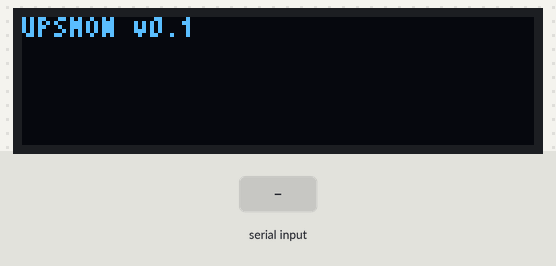
Simulated run of this sketch. Board: ESP8266 (NodeMCU). Shown: 128×32 one-colour display. The test bench sets the inputs (shaded band). WiFi joins after 1.5 s; servers stay silent unless stated; network time is answered at once with the bench clock; uploads are accepted with an empty reply; the local clock reads 2024-03-15 10:24:30 at power-on unless the sketch sets it; what the sketch prints to the serial monitor is not drawn.

Above: at 0.1 s.
4.8 s: "1\n" received over Serial
At 5.7 s:
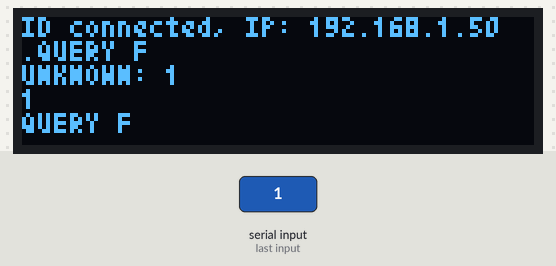
6.3 s: "ACK\n" received over Serial
At 7.5 s:
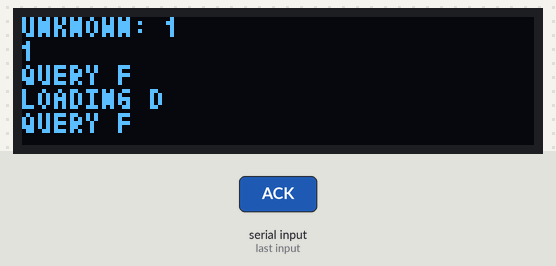
7.8 s: "NAK\n" received over Serial
At 8.8 s:
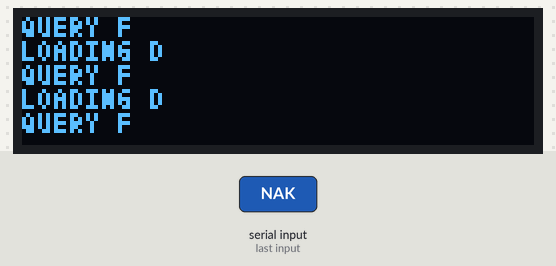
9.3 s: "(\n" received over Serial
At 9.9 s:
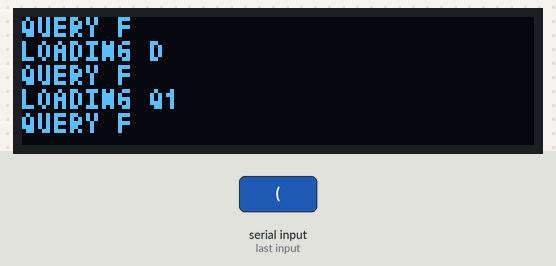
10.8 s: "#\n" received over Serial
At 12.0 s:
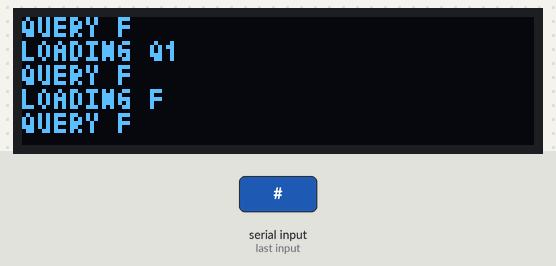
12.3 s: "1\n" received over Serial
At 12.6 s:
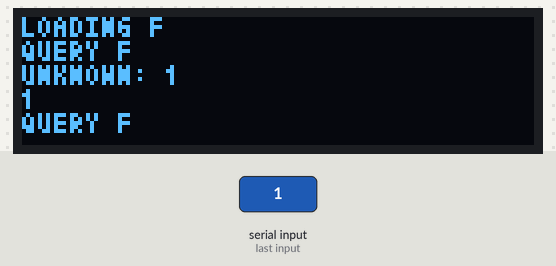
Timing chart, 0 to 15.3 s (numbered marks = the images above; inputs shaded):
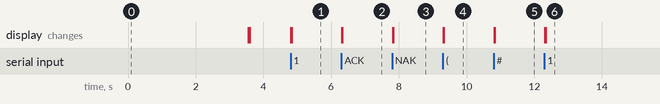

Measured:
- after the input at 4.8 s, the display: first changes at once (image 1 shows a later state)
- after the input at 6.3 s, the display: first changes at once (image 2 shows a later state)
- after the input at 7.8 s, the display: first changes at once (image 3 shows a later state)
- after the input at 9.3 s, the display: first changes at once (image 4 shows a later state)
- after the input at 10.8 s, the display: first changes at once (image 5 shows a later state)
- after the input at 12.3 s, the display: first changes at once (image 6 shows a later state)

The sketch:

aims-upsmon-client.ino
```cpp
/**
 * Monitor Aims UPS (Inverter / Charger) stats and POST to specified server.
 * Tested on:
 * https://www.aimscorp.net/1250-watt-low-frequency-pure-sine-inverter-charger-12-vdc-to-120-vac.html
 * used with:
 * http://www.heltec.cn/project/wifi-kit-8/?lang=en
 *
 * Connect:
 * Wifi Kit 8 / ESP8266 <---> Aims Inverter/Charger RJ45 "LCD" port
 * --------------------       -------------------------------------
 *                      <---> Pin 1 (Not Used)
 * GND                  <---> Pin 2 (GND)
 *                      <---> Pin 3 (SW1 - POWER ON)
 * **5V                 <---> Pin 4 (+5V)
 *                      <---> Pin 5 (SW2 - BAT-V)
 * GPIO15 RTS0 (TX swp) <---> Pin 6 (TTL COMM RXD)
 *                      <---> Pin 7 (SW1 - POWER SAVE ON)
 * GPIO13 CTS0 (RX swp) <---> Pin 8 (TTL COMM TXD)
 *
 * ** If your ESP8266 kit doesn't have a 5v to 3.3v converter, you'll need to step
 *    5v down to 3.3v for powering the ESP8266, else you'll release its magic smoke.
 * ** TXD fom Aims Inverter/Charger is 5v, but the GPIO pins on ESP8266 are okay with 5v.
 *    Aims' RXD will work on 3.3v output from ESP8266.
 * ** DON'T connect kit to Aims' 5v supply while kit is plugged in to USB port!!!
 */

#include <ESP8266WiFi.h>
#include <WiFiClient.h>
#include <ESP8266HTTPClient.h>
#include <U8g2lib.h>
#include <NTPClient.h>
#include <WiFiUdp.h>

/* Set these to your desired credentials. */
const char *ssid = "YOUR_SSID";  // Set to your Wifi SSID
const char *password = "your-wifi-password"; // Set to your Wifi password
const char *clientCode = "upsmon-client-code"; // Set to the "client code" you created on your upsmon logging server
const String monitorServer = "http://your.upsmonserver.tld/upsmon.php"; // Set to the address of your upsmon logging server

// For some Wifi Kit 8's
U8G2_SSD1306_128X32_UNIVISION_F_HW_I2C u8g2(U8G2_R0, /* reset=*/ 16, /* clock=*/ 5, /* data=*/ 4);
// For other wifi Kit 8's.  If you don't get output on your OLED display, use this.
// U8G2_SSD1306_128X32_UNIVISION_F_HW_I2C u8g2(U8G2_R0, /* reset=*/ 4, /* clock=*/ 14, /* data=*/ 2);

// Define NTP Client to get time
WiFiUDP ntpUDP;
NTPClient timeClient(ntpUDP, "pool.ntp.org", 0, 1800 * 1000);

String serialData = "";         // a String to hold incoming data

String rawQ1 = "";
boolean hasQ1 = false;
boolean didQ1 = false;
String inputVoltage = "0";
String inputFaultVoltage = "0";
String outputVoltage = "0";
String outputCurrent = "0";
String outputFrequency = "0";
String batteryVoltage = "0";
String batteryTemp = "0";
boolean utilityFail = false; // bit 7
boolean batteryLow = false; // bit 6
boolean isAvr = false; // bit 5  false = NORMAL, true = AVR
boolean upsFailed = false; // bit 4
boolean isLinenteractive = false; // bit 3 false = On_Line, true = line interactive
boolean testInProgress = false; // bit 2
boolean shutdownActive = false; // bit 1
boolean beeperOn = false; // bit 0

String rawD = "";
boolean hasD = false;
boolean didD = false;
boolean isCharging = false;

boolean triggerStateChange = false;

String rawF = "";
boolean hasF = false;
String ratingVoltage = "0";
String ratingCurrent = "0";
String ratingBatteryVoltage = "0";
String ratingFrequency = "0";

String unknownResp = "";
String encodedString = "";

WiFiEventHandler gotIpEventHandler, disconnectedEventHandler;

U8G2LOG u8g2log;
// assume 4x6 font
#define U8LOG_WIDTH 32
#define U8LOG_HEIGHT 5
uint8_t u8log_buffer[U8LOG_WIDTH*U8LOG_HEIGHT];
uint16_t barGlyfs[] = {0xe0b3, 0x0258, 0x0259, 0x025a, 0x025b, 0x025c};
unsigned long lastRssiCheck = 0;
unsigned long rssiInterval = 5 * 1000; // Check rssi (wifi strength) every 5 seconds
unsigned long lastStateCheck = 0;
unsigned long stateInterval = 500; // Check UPS state every 1/2 second
unsigned long lastStateSend = 0;
unsigned long sendInterval = 300 * 1000; // Send UPS state every 5 min, or unless state change
unsigned long waitForResponseUntil = 0;
unsigned long waitForResponseInterval = 10000; // Wait 10 seconds for UPS response.
long lastRssi = -100;
int readFails = 0;

int get_bars (long rssi) {
  if (rssi > -55) {
    return 5;
  } else if (rssi < -55 & rssi > -65) {
    return 4;
  } else if (rssi < -65 & rssi > -70) {
    return 3;
  } else if (rssi < -70 & rssi > -78) {
    return 2;
  } else if (rssi < -78 & rssi > -82) {
    return 1;
  } else {
    return 0;
  }
}


//=======================================================================
//                    Power on setup
//=======================================================================

void setup() {

  Serial.begin(2400); // Aims UPS uses 2400bps, 8N1.
  Serial.swap(); // Swap UART0 RX (GPIO3) / TX (GPIO1) to GPIO13 / GPIO15
                 // to avoid ESP8266 startup output hitting UPS and interference from kit's USB interface.
  Serial.setTimeout(5000);

  u8g2.begin();
  serialData.reserve(200);
  unknownResp.reserve(200);
  encodedString.reserve(400);

  u8g2.setFont(u8g2_font_tom_thumb_4x6_mf); // set the font for the terminal window
  u8g2log.begin(u8g2, U8LOG_WIDTH, U8LOG_HEIGHT, u8log_buffer);
  u8g2log.setLineHeightOffset(0); // set extra space between lines in pixel, this can be negative
  u8g2log.setRedrawMode(0);   // 0: Update screen with newline, 1: Update screen for every char

  u8g2log.print("UPSMON v0.1\n");

  gotIpEventHandler = WiFi.onStationModeGotIP([](const WiFiEventStationModeGotIP& event)
  {
    u8g2log.print(ssid);
    u8g2log.print(" connected, IP: ");
    u8g2log.print(WiFi.localIP().toString() + "\n");
  });

  disconnectedEventHandler = WiFi.onStationModeDisconnected([](const WiFiEventStationModeDisconnected& event)
  {
    u8g2log.print(ssid);
    u8g2log.print(" disconnected\n");
  });

  setup_wifi();

}

void setup_wifi() {
  delay(1000);
  WiFi.mode(WIFI_OFF);        //Prevents reconnection issue (taking too long to connect)
  delay(1000);
  WiFi.mode(WIFI_STA);        //This line hides the viewing of ESP as wifi hotspot

  WiFi.begin(ssid, password);     //Connect to your WiFi router

  u8g2log.print("Connecting to ");
  u8g2log.print(ssid);
  // Wait for connection
  while (WiFi.status() != WL_CONNECTED) {
    delay(500);
    u8g2log.print(".");
  }
  timeClient.begin();
  timeClient.update();
}


boolean getAims_Q1(String sValue) {

  // Serial.print("Q1\r");
  //           1         2         3         4
  // 0123456789012345678901234567890123456789012345
  // (208.4 140.0 208.4 034 59.9 2.05 35.0 00110000   //46 char

  rawQ1 = sValue;
  if (rawQ1.length() != 46) {
    // u8g2log.print("BAD Q1: " + rawQ1 + "\n");
    hasQ1 = false;
    return false;
  }

  boolean wasBatteryLow = batteryLow;
  boolean wasShutdownActive = shutdownActive;
  boolean wasUtilityFail = utilityFail;

  inputVoltage = rawQ1.substring(1,6);
  inputFaultVoltage = rawQ1.substring(7,12);
  outputVoltage = rawQ1.substring(13,18);
  outputCurrent = rawQ1.substring(19,22);
  outputFrequency = rawQ1.substring(23,27);
  batteryVoltage = rawQ1.substring(28,32);
  batteryTemp = rawQ1.substring(33,37);
  utilityFail = rawQ1.substring(38,39) == "1"; // bit 7
  batteryLow = rawQ1.substring(39,40) == "1"; // bit 6
  isAvr = rawQ1.substring(40,41) == "1"; // bit 5  false = NORMAL, true = AVR
  upsFailed = rawQ1.substring(41,42) == "1"; // bit 4
  isLinenteractive = rawQ1.substring(42,43) == "1"; // bit 3 false = On_Line, true = line interactive
  testInProgress = rawQ1.substring(43,44) == "1"; // bit 2
  shutdownActive = rawQ1.substring(44,45) == "1"; // bit 1
  beeperOn = rawQ1.substring(45,46) == "1"; // bit 0

  triggerStateChange = triggerStateChange ||
      wasBatteryLow != batteryLow ||
      wasShutdownActive != shutdownActive ||
      wasUtilityFail != utilityFail;

  hasQ1 = true;
  didQ1 = true;
  readFails = 0;
  return true;

}

boolean getAims_F(String sValue) {

  // Serial.print("F\r");
  //           1         2
  // 012345678901234567890
  // #120.0 050 12.00 60.0   //21 char

  rawF = sValue;
  if (rawF.length() != 21) {
    // u8g2log.print("BAD F: " + rawF + "\n");
    return false;
    hasF = false;
  }

  hasF = true;
  readFails = 0;

  ratingVoltage = rawF.substring(1,6);
  ratingCurrent = rawF.substring(7,10);
  ratingBatteryVoltage = rawF.substring(11,16);
  ratingFrequency = rawF.substring(17,21);

  return true;

}

boolean getAims_D(String sValue) {
  // Doesn't seem to work on PICOGLF12W12V120AL
  // https://www.aimscorp.net/1250-watt-low-frequency-pure-sine-inverter-charger-12-vdc-to-120-vac.html
  // Serial.print("D\r");

  // ACK == charging
  // NAK == not charging

  rawD = sValue;
  if (rawD == "ACK") {
    hasD = true;
    didD = true;
    triggerStateChange = triggerStateChange || !isCharging;
    isCharging = true;
    readFails = 0;
    return true;
  } else if (rawD == "NAK") {
    hasD = true;
    didD = true;
    triggerStateChange = triggerStateChange || isCharging;
    isCharging = false;
    readFails = 0;
    return true;
  } else {
    hasD = false;
    isCharging = false;
    return false;
  }

}

String urlencode(String str)
{
    encodedString = "";
    char c;
    char code0;
    char code1;
    // char code2;
    for (int i =0; i < str.length(); i++){
      c=str.charAt(i);
      if (c == ' '){
        encodedString+= '+';
      } else if (isalnum(c)){
        encodedString+=c;
      } else{
        code1=(c & 0xf)+'0';
        if ((c & 0xf) >9){
            code1=(c & 0xf) - 10 + 'A';
        }
        c=(c>>4)&0xf;
        code0=c+'0';
        if (c > 9){
            code0=c - 10 + 'A';
        }
        // code2='\0';
        encodedString+='%';
        encodedString+=code0;
        encodedString+=code1;
        //encodedString+=code2;
      }
      // yield();
    }
    return encodedString;

}

void sendDataToServer () {

    lastStateSend = millis();

    u8g2log.print("POSTING DATA:\n");

    HTTPClient http;    //Declare object of class HTTPClient

    String clientCodeString, postData1;
    String postData2 = "";
    String postData3 = "";
    clientCodeString = String(clientCode);   //String to interger conversion

    //Post Data

    postData1 = "c=" + clientCodeString
      + "&ep=" + String(timeClient.getEpochTime())
      + "&rssi=" + String(lastRssi)
      + "&raw=" + urlencode(rawQ1) + ";" + urlencode(rawF) + ";" + urlencode(unknownResp);

    if (hasF) {
      postData2 =
        ("&rv=" + ratingVoltage
        + "&rc=" + ratingCurrent
        + "&rbv=" + ratingBatteryVoltage
        + "&rf=" + ratingFrequency);
    }

    if (hasQ1) {
      postData3 =
        ("&iv=" + inputVoltage
        + "&ifv=" + inputFaultVoltage
        + "&ov=" + outputVoltage
        + "&oc=" + outputCurrent
        + "&of=" + outputFrequency
        + "&bv=" + batteryVoltage
        + "&bt=" + batteryTemp
        + "&pf=" + (utilityFail ? "1" : "0")
        + "&uf=" + (upsFailed ? "1" : "0")
        + "&lb=" + (batteryLow ? "1" : "0")
        + "&al=" + (beeperOn ? "1" : "0")
        + "&avr=" + (isAvr ? "1" : "0")
        + "&tst=" + (testInProgress ? "1" : "0")
        + "&dwn=" + (shutdownActive ? "1" : "0"));
    }

    // u8g2log.print("POSTING DATA (BARS: " + String(bars) + ")\n");
    http.begin(monitorServer);              //Specify request destination
    // http.setTimeout(10000);
    http.addHeader("Content-Type", "application/x-www-form-urlencoded");    //Specify content-type header
    //
    int httpCode = http.POST(postData1 + postData2 + postData3);   //Send the request
    String payload = http.getString();    //Get the response payload

    u8g2log.print(httpCode);   //Print HTTP return code
    u8g2log.print(": ");
    u8g2log.print(payload);    //Print request response payload

    // Mark that we sent this so we don't do it again
    hasQ1 = false;
    rawQ1 = "";
    readFails = 0;
    unknownResp = "";
    triggerStateChange = false;

    http.end();  //Close connection

}

void checkSerialData() {
  while (Serial.available()) {
    char inChar = (char)Serial.read(); // Input from GPIO13
    if (inChar == '\n' || inChar == '\r') {
      // u8g2log.print("\n");
      if (serialData == "") {
        // Nothing to do...
      } else if(serialData.startsWith("(") || serialData.length() == 46) {
        u8g2log.print("LOADING Q1\n");
        getAims_Q1(serialData);
      } else if(serialData.startsWith("#")) {
        u8g2log.print("LOADING F\n");
        getAims_F(serialData);
      } else if(serialData == "ACK" || serialData == "NAK") {
        u8g2log.print("LOADING D\n");
        getAims_D(serialData);
      } else {
        u8g2log.print("UNKNOWN: " + String(serialData.length()) +  "\n");
        u8g2log.print(serialData + "\n");
        if (unknownResp.length() > 0) {
          unknownResp += "\n";
        }
        if (unknownResp.length() < 200) {
          unknownResp += serialData;
        }
      }
      waitForResponseUntil = millis();
      serialData = "";
    } else {
      // u8g2log.print(String(inChar));
      serialData += inChar;
    }
  }
}

void sendSerialData(String sValue) {
  Serial.print(sValue); // Output on GPIO15
}

void loop() {

  unsigned long currentTime = millis();
  checkSerialData();

  if (!hasF && (waitForResponseUntil == 0 || currentTime >= waitForResponseUntil)) {
    if (currentTime >= waitForResponseUntil) {
      readFails ++;
    }
    waitForResponseUntil = currentTime + waitForResponseInterval;
    u8g2log.print("QUERY F\n");
    sendSerialData("F\r");
  } else if (!hasQ1 && !didQ1 && (waitForResponseUntil == 0 || currentTime >= waitForResponseUntil)) {
    if (currentTime >= waitForResponseUntil) {
      readFails ++;
    }
    waitForResponseUntil = currentTime + waitForResponseInterval;
    u8g2log.print("QUERY Q1\n");
    sendSerialData("Q1\r");
  } /* else if (!hasD && !didD && (waitForResponseUntil == 0 || currentTime >= waitForResponseUntil)) {
    if (currentTime >= waitForResponseUntil) {
      readFails ++;
    }
    waitForResponseUntil = currentTime + waitForResponseInterval;
    u8g2log.print("QUERY D\n");
    sendSerialData("D\r");
  } */

  if(WiFi.status() != WL_CONNECTED) {
    u8g2log.print("!");
    delay(5000); // Wait 5 seconds
  } else {
    timeClient.update();
    if (currentTime < lastRssiCheck || lastRssiCheck == 0 || (lastRssiCheck + rssiInterval) < currentTime) {
      lastRssiCheck = currentTime;
      lastRssi = WiFi.RSSI();
      // int bars = get_bars(lastRssi);
    }

    if (currentTime < lastStateCheck || lastStateCheck == 0 || (lastStateCheck + stateInterval) < currentTime) {

      lastStateCheck = millis();

      if (currentTime >= waitForResponseUntil && hasF && !hasQ1) {
        if (currentTime >= waitForResponseUntil) {
          readFails ++;
        }
        waitForResponseUntil = currentTime + waitForResponseInterval;
        u8g2log.print("QUERY Q1a\n");
        sendSerialData("Q1\r");
      }
      /*
      if (currentTime >= waitForResponseUntil && hasF && hasQ1 && !hasD) {
        if (currentTime >= waitForResponseUntil) {
          readFails ++;
        }
        waitForResponseUntil = currentTime + waitForResponseInterval;
        u8g2log.print("QUERY Da\n");
        sendSerialData("D\r");
      }
      */
      if (currentTime < lastStateSend || lastStateSend == 0 ||
          (lastStateSend + sendInterval) < currentTime ||
          triggerStateChange
          ) {
        if ((hasF && hasQ1) || currentTime >= waitForResponseUntil || readFails > 5) {
          sendDataToServer();
        }
      }

      if (hasQ1) {
        hasQ1 = false;
      }

    } else if (hasQ1 && hasD) {
      sendDataToServer();
    }

  }

}
```
